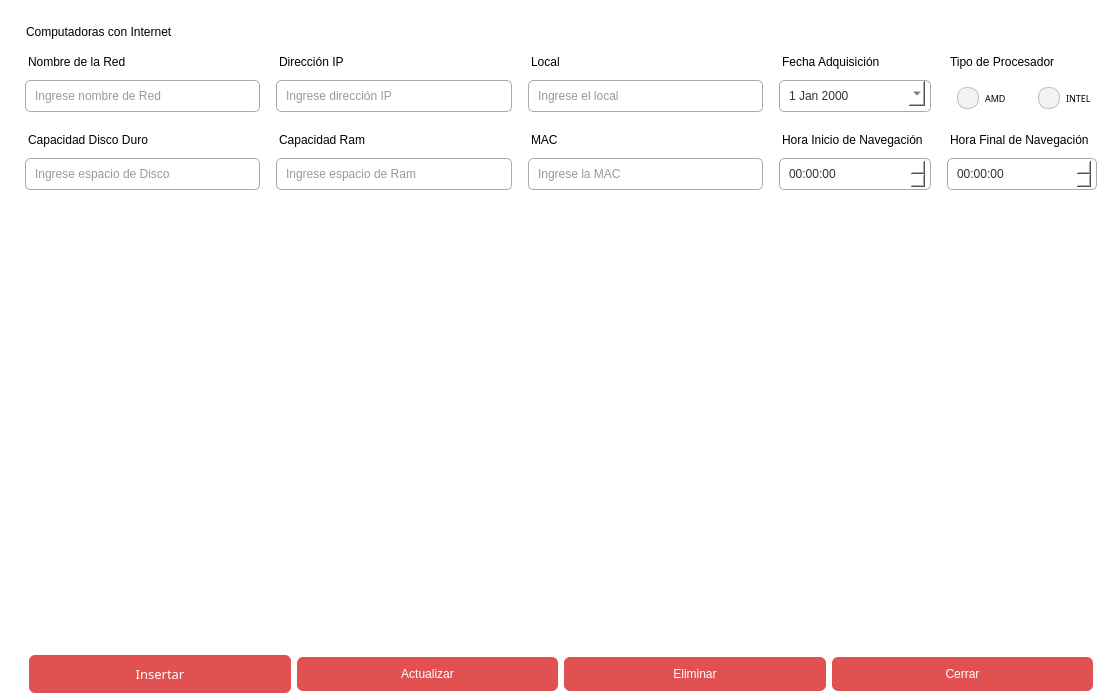
<?xml version="1.0" encoding="UTF-8"?>
<ui version="4.0">
 <class>Dialog</class>
 <widget class="QDialog" name="Dialog">
  <property name="geometry">
   <rect>
    <x>0</x>
    <y>0</y>
    <width>1100</width>
    <height>700</height>
   </rect>
  </property>
  <property name="minimumSize">
   <size>
    <width>1100</width>
    <height>700</height>
   </size>
  </property>
  <property name="windowTitle">
   <string>Gestionar Computadoras con Internet</string>
  </property>
  <property name="windowIcon">
   <iconset>
    <normaloff>../imgs/logo1.png</normaloff>../imgs/logo1.png</iconset>
  </property>
  <property name="styleSheet">
   <string notr="true">  background-color:white;</string>
  </property>
  <layout class="QGridLayout" name="gridLayout_2">
   <item row="0" column="0">
    <widget class="QFrame" name="frame_2">
     <property name="minimumSize">
      <size>
       <width>1100</width>
       <height>700</height>
      </size>
     </property>
     <property name="styleSheet">
      <string notr="true">border-radius:6px;
background-color:white;</string>
     </property>
     <property name="frameShape">
      <enum>QFrame::StyledPanel</enum>
     </property>
     <property name="frameShadow">
      <enum>QFrame::Raised</enum>
     </property>
     <layout class="QGridLayout" name="gridLayout">
      <item row="7" column="0" colspan="6">
       <widget class="QFrame" name="frame">
        <property name="frameShape">
         <enum>QFrame::StyledPanel</enum>
        </property>
        <property name="frameShadow">
         <enum>QFrame::Raised</enum>
        </property>
        <layout class="QHBoxLayout" name="horizontalLayout">
         <item>
          <widget class="QPushButton" name="btn_insertar">
           <property name="font">
            <font>
             <family>Bahnschrift Light SemiCondensed</family>
             <pointsize>10</pointsize>
             <weight>50</weight>
             <italic>false</italic>
             <bold>false</bold>
            </font>
           </property>
           <property name="styleSheet">
            <string notr="true">QPushButton{
  width: 100%;
  padding: 10px;
  border-radius: 6px;
  line-height: 18px;
background-color:rgb(225, 81, 81);
  color:white;
font: 10pt &quot;Bahnschrift Light SemiCondensed&quot;;}

QPushButton:hover{
  background-color: rgb(113, 40, 40);}</string>
           </property>
           <property name="text">
            <string>Insertar</string>
           </property>
          </widget>
         </item>
         <item>
          <widget class="QPushButton" name="btn_actualizar">
           <property name="styleSheet">
            <string notr="true">QPushButton{
  width: 100%;
  padding: 10px;
  border-radius: 6px;
  line-height: 18px;
 background-color:rgb(225, 81, 81);
  color:white;
font: 10pt &quot;Bahnschrift Light SemiCondensed&quot;;}

QPushButton:hover{
  background-color: rgb(113, 40, 40);}</string>
           </property>
           <property name="text">
            <string>Actualizar</string>
           </property>
          </widget>
         </item>
         <item>
          <widget class="QPushButton" name="btn_eliminar">
           <property name="styleSheet">
            <string notr="true">QPushButton{ 
  width: 100%;
  padding: 10px;
  border-radius: 6px;
  line-height: 18px;
background-color:rgb(225, 81, 81);
  color:white;
font: 10pt &quot;Bahnschrift Light SemiCondensed&quot;;}

QPushButton:hover{
  background-color: rgb(113, 40, 40);}</string>
           </property>
           <property name="text">
            <string>Eliminar</string>
           </property>
          </widget>
         </item>
         <item>
          <widget class="QPushButton" name="btn_cerrar">
           <property name="styleSheet">
            <string notr="true">QPushButton{
  width: 100%;
  padding: 10px;
  border-radius: 6px;
  line-height: 18px;
background-color:rgb(225, 81, 81);
  color:white;
font: 10pt &quot;Bahnschrift Light SemiCondensed&quot;;}

QPushButton:hover{
  background-color: rgb(113, 40, 40);}</string>
           </property>
           <property name="text">
            <string>Cerrar</string>
           </property>
          </widget>
         </item>
        </layout>
       </widget>
      </item>
      <item row="4" column="2">
       <widget class="QLineEdit" name="txt_mac">
        <property name="styleSheet">
         <string notr="true">QLineEdit{
font: 25 9pt &quot;Bahnschrift Light SemiCondensed&quot;;
margin:0 5 5 5;
outline:none;
border:1px solid #aaa;
padding:7px;
border-radius: 5px;
color: #333;
}

QLineEdit:focus{
border: 1px solid rgb(225, 81, 81);

}
</string>
        </property>
        <property name="alignment">
         <set>Qt::AlignLeading|Qt::AlignLeft|Qt::AlignVCenter</set>
        </property>
        <property name="placeholderText">
         <string>Ingrese la MAC</string>
        </property>
       </widget>
      </item>
      <item row="1" column="0">
       <widget class="QLabel" name="label_2">
        <property name="styleSheet">
         <string notr="true">margin: 10px 10px 5px 5px;
font: 9pt &quot;Bahnschrift Light SemiCondensed&quot;;
</string>
        </property>
        <property name="text">
         <string>Nombre de la Red</string>
        </property>
       </widget>
      </item>
      <item row="0" column="0">
       <widget class="QLabel" name="label">
        <property name="styleSheet">
         <string notr="true">margin: 5px 0 0 3px;
font: 13pt &quot;Bahnschrift&quot;;</string>
        </property>
        <property name="text">
         <string>Computadoras con Internet</string>
        </property>
       </widget>
      </item>
      <item row="3" column="4" colspan="2">
       <widget class="QLabel" name="label_12">
        <property name="styleSheet">
         <string notr="true">margin: 10px 10px 5px 5px;
font: 9pt &quot;Bahnschrift Light SemiCondensed&quot;;
</string>
        </property>
        <property name="text">
         <string>Hora Final de Navegación</string>
        </property>
       </widget>
      </item>
      <item row="2" column="3">
       <widget class="QDateEdit" name="date_fecha_adquisicion">
        <property name="styleSheet">
         <string notr="true">
font: 25 9pt &quot;Bahnschrift Light SemiCondensed&quot;;
margin:0 5 5 5;
outline:none;
border:1px solid #aaa;
padding:7px;
border-radius: 5px;
color: #333;

</string>
        </property>
        <property name="calendarPopup">
         <bool>true</bool>
        </property>
       </widget>
      </item>
      <item row="2" column="5">
       <widget class="QRadioButton" name="rbtn_intel">
        <property name="font">
         <font>
          <family>Bahnschrift Light SemiCondensed</family>
          <pointsize>7</pointsize>
          <weight>50</weight>
          <italic>false</italic>
          <bold>false</bold>
         </font>
        </property>
        <property name="styleSheet">
         <string notr="true">QRadioButton{font: 7pt &quot;Bahnschrift Light SemiCondensed&quot;;
margin: 0 5px 0 10px;

padding:5px;
    border-radius:          10px;
}

QRadioButton::indicator {
    width:                  10px;
    height:                 10px;
    border-radius:          10px;
padding:5px;
}

QRadioButton::indicator:checked {
    background-color:      rgb(225, 81, 81);

}

QRadioButton::indicator:unchecked {
    background-color:       #f3f3f3;
border-radius: 10px;
    border:                 1px solid #bbbbbb;
}</string>
        </property>
        <property name="text">
         <string>INTEL</string>
        </property>
       </widget>
      </item>
      <item row="2" column="1">
       <widget class="QLineEdit" name="txt_ip">
        <property name="styleSheet">
         <string notr="true">QLineEdit{
font: 25 9pt &quot;Bahnschrift Light SemiCondensed&quot;;
margin:0 5 5 5;
outline:none;
border:1px solid #aaa;
padding:7px;
border-radius: 5px;
color: #333;
}

QLineEdit:focus{
border: 1px solid rgb(225, 81, 81);

}
</string>
        </property>
        <property name="alignment">
         <set>Qt::AlignLeading|Qt::AlignLeft|Qt::AlignVCenter</set>
        </property>
        <property name="placeholderText">
         <string>Ingrese dirección IP</string>
        </property>
       </widget>
      </item>
      <item row="1" column="1">
       <widget class="QLabel" name="label_3">
        <property name="styleSheet">
         <string notr="true">margin: 10px 10px 5px 5px;
font: 9pt &quot;Bahnschrift Light SemiCondensed&quot;;
</string>
        </property>
        <property name="text">
         <string>Dirección IP</string>
        </property>
       </widget>
      </item>
      <item row="6" column="0" colspan="6">
       <widget class="QTableWidget" name="tabla_computadoras_internet">
        <property name="minimumSize">
         <size>
          <width>0</width>
          <height>0</height>
         </size>
        </property>
        <property name="maximumSize">
         <size>
          <width>2000</width>
          <height>2000</height>
         </size>
        </property>
        <property name="styleSheet">
         <string notr="true">QHeaderView::section{
font: 8pt &quot;Bahnschrift Light SemiCondensed&quot;;
}

QTableWidget QtableCornerButton::section{
font: 8pt &quot;Bahnschrift Light SemiCondensed&quot;;
border: solid 1px black;


}
QTableWidget{font: 8pt &quot;Bahnschrift Light SemiCondensed&quot;;
border:solid 1px gray;
margin:30px 0 0 0;
}
</string>
        </property>
       </widget>
      </item>
      <item row="1" column="4" colspan="2">
       <widget class="QLabel" name="label_10">
        <property name="styleSheet">
         <string notr="true">margin: 10px 10px 5px 5px;
font: 9pt &quot;Bahnschrift Light SemiCondensed&quot;;
</string>
        </property>
        <property name="text">
         <string>Tipo de Procesador</string>
        </property>
       </widget>
      </item>
      <item row="2" column="4">
       <widget class="QRadioButton" name="rbtn_amd">
        <property name="font">
         <font>
          <family>Bahnschrift Light SemiCondensed</family>
          <pointsize>7</pointsize>
          <weight>50</weight>
          <italic>false</italic>
          <bold>false</bold>
         </font>
        </property>
        <property name="styleSheet">
         <string notr="true">QRadioButton{font: 7pt &quot;Bahnschrift Light SemiCondensed&quot;;
margin: 0 5px 0 10px;

padding:5px;
    border-radius:          10px;
}

QRadioButton::indicator {
    width:                  10px;
    height:                 10px;
    border-radius:          10px;
padding:5px;
}

QRadioButton::indicator:checked {
    background-color:      rgb(225, 81, 81);

}

QRadioButton::indicator:unchecked {
    background-color:       #f3f3f3;
border-radius: 10px;
    border:                 1px solid #bbbbbb;
}</string>
        </property>
        <property name="text">
         <string>AMD</string>
        </property>
       </widget>
      </item>
      <item row="3" column="0">
       <widget class="QLabel" name="label_6">
        <property name="styleSheet">
         <string notr="true">margin: 10px 10px 5px 5px;
font: 9pt &quot;Bahnschrift Light SemiCondensed&quot;;
</string>
        </property>
        <property name="text">
         <string>Capacidad Disco Duro</string>
        </property>
       </widget>
      </item>
      <item row="3" column="3">
       <widget class="QLabel" name="label_11">
        <property name="styleSheet">
         <string notr="true">margin: 10px 10px 5px 5px;
font: 9pt &quot;Bahnschrift Light SemiCondensed&quot;;
</string>
        </property>
        <property name="text">
         <string>Hora Inicio de Navegación</string>
        </property>
       </widget>
      </item>
      <item row="1" column="2">
       <widget class="QLabel" name="label_4">
        <property name="styleSheet">
         <string notr="true">margin: 10px 10px 5px 5px;
font: 9pt &quot;Bahnschrift Light SemiCondensed&quot;;
</string>
        </property>
        <property name="text">
         <string>Local</string>
        </property>
       </widget>
      </item>
      <item row="1" column="3">
       <widget class="QLabel" name="label_9">
        <property name="styleSheet">
         <string notr="true">margin: 10px 10px 5px 5px;
font: 9pt &quot;Bahnschrift Light SemiCondensed&quot;;
</string>
        </property>
        <property name="text">
         <string>Fecha Adquisición</string>
        </property>
       </widget>
      </item>
      <item row="3" column="2">
       <widget class="QLabel" name="label_8">
        <property name="styleSheet">
         <string notr="true">margin: 10px 10px 5px 5px;
font: 9pt &quot;Bahnschrift Light SemiCondensed&quot;;
</string>
        </property>
        <property name="text">
         <string>MAC</string>
        </property>
       </widget>
      </item>
      <item row="4" column="1">
       <widget class="QLineEdit" name="txt_ram_integrada">
        <property name="styleSheet">
         <string notr="true">QLineEdit{
font: 25 9pt &quot;Bahnschrift Light SemiCondensed&quot;;
margin:0 5 5 5;
outline:none;
border:1px solid #aaa;
padding:7px;
border-radius: 5px;
color: #333;
}

QLineEdit:focus{
border: 1px solid rgb(225, 81, 81);

}
</string>
        </property>
        <property name="alignment">
         <set>Qt::AlignLeading|Qt::AlignLeft|Qt::AlignVCenter</set>
        </property>
        <property name="placeholderText">
         <string>Ingrese espacio de Ram</string>
        </property>
       </widget>
      </item>
      <item row="4" column="0">
       <widget class="QLineEdit" name="txt_espacio_disco_duro">
        <property name="styleSheet">
         <string notr="true">QLineEdit{
font: 25 9pt &quot;Bahnschrift Light SemiCondensed&quot;;
margin:0 5 5 5;
outline:none;
border:1px solid #aaa;
padding:7px;
border-radius: 5px;
color: #333;
}

QLineEdit:focus{
border: 1px solid rgb(225, 81, 81);

}
</string>
        </property>
        <property name="alignment">
         <set>Qt::AlignLeading|Qt::AlignLeft|Qt::AlignVCenter</set>
        </property>
        <property name="placeholderText">
         <string>Ingrese espacio de Disco</string>
        </property>
       </widget>
      </item>
      <item row="2" column="0">
       <widget class="QLineEdit" name="txt_nombre_red">
        <property name="styleSheet">
         <string notr="true">QLineEdit{
font: 25 9pt &quot;Bahnschrift Light SemiCondensed&quot;;
margin:0 5 5 5;
outline:none;
border:1px solid #aaa;
padding:7px;
border-radius: 5px;
color: #333;
}

QLineEdit:focus{
border: 1px solid rgb(225, 81, 81);

}
</string>
        </property>
        <property name="alignment">
         <set>Qt::AlignLeading|Qt::AlignLeft|Qt::AlignVCenter</set>
        </property>
        <property name="placeholderText">
         <string>Ingrese nombre de Red</string>
        </property>
       </widget>
      </item>
      <item row="3" column="1">
       <widget class="QLabel" name="label_7">
        <property name="styleSheet">
         <string notr="true">margin: 10px 10px 5px 5px;
font: 9pt &quot;Bahnschrift Light SemiCondensed&quot;;
</string>
        </property>
        <property name="text">
         <string>Capacidad Ram</string>
        </property>
       </widget>
      </item>
      <item row="2" column="2">
       <widget class="QLineEdit" name="txt_local">
        <property name="styleSheet">
         <string notr="true">QLineEdit{
font: 25 9pt &quot;Bahnschrift Light SemiCondensed&quot;;
margin:0 5 5 5;
outline:none;
border:1px solid #aaa;
padding:7px;
border-radius: 5px;
color: #333;
}

QLineEdit:focus{
border: 1px solid rgb(225, 81, 81);


}
</string>
        </property>
        <property name="alignment">
         <set>Qt::AlignLeading|Qt::AlignLeft|Qt::AlignVCenter</set>
        </property>
        <property name="placeholderText">
         <string>Ingrese el local</string>
        </property>
       </widget>
      </item>
      <item row="4" column="3">
       <widget class="QTimeEdit" name="date_hora_inicio">
        <property name="styleSheet">
         <string notr="true">
font: 25 9pt &quot;Bahnschrift Light SemiCondensed&quot;;
margin:0 5 5 5;
outline:none;
border:1px solid #aaa;
padding:7px;
border-radius: 5px;
color: #333;

</string>
        </property>
        <property name="calendarPopup">
         <bool>true</bool>
        </property>
       </widget>
      </item>
      <item row="4" column="4" colspan="2">
       <widget class="QTimeEdit" name="date_hora_final">
        <property name="styleSheet">
         <string notr="true">
font: 25 9pt &quot;Bahnschrift Light SemiCondensed&quot;;
margin:0 5 5 5;
outline:none;
border:1px solid #aaa;
padding:7px;
border-radius: 5px;
color: #333;

</string>
        </property>
        <property name="calendarPopup">
         <bool>true</bool>
        </property>
       </widget>
      </item>
     </layout>
    </widget>
   </item>
  </layout>
 </widget>
 <resources/>
 <connections/>
</ui>
